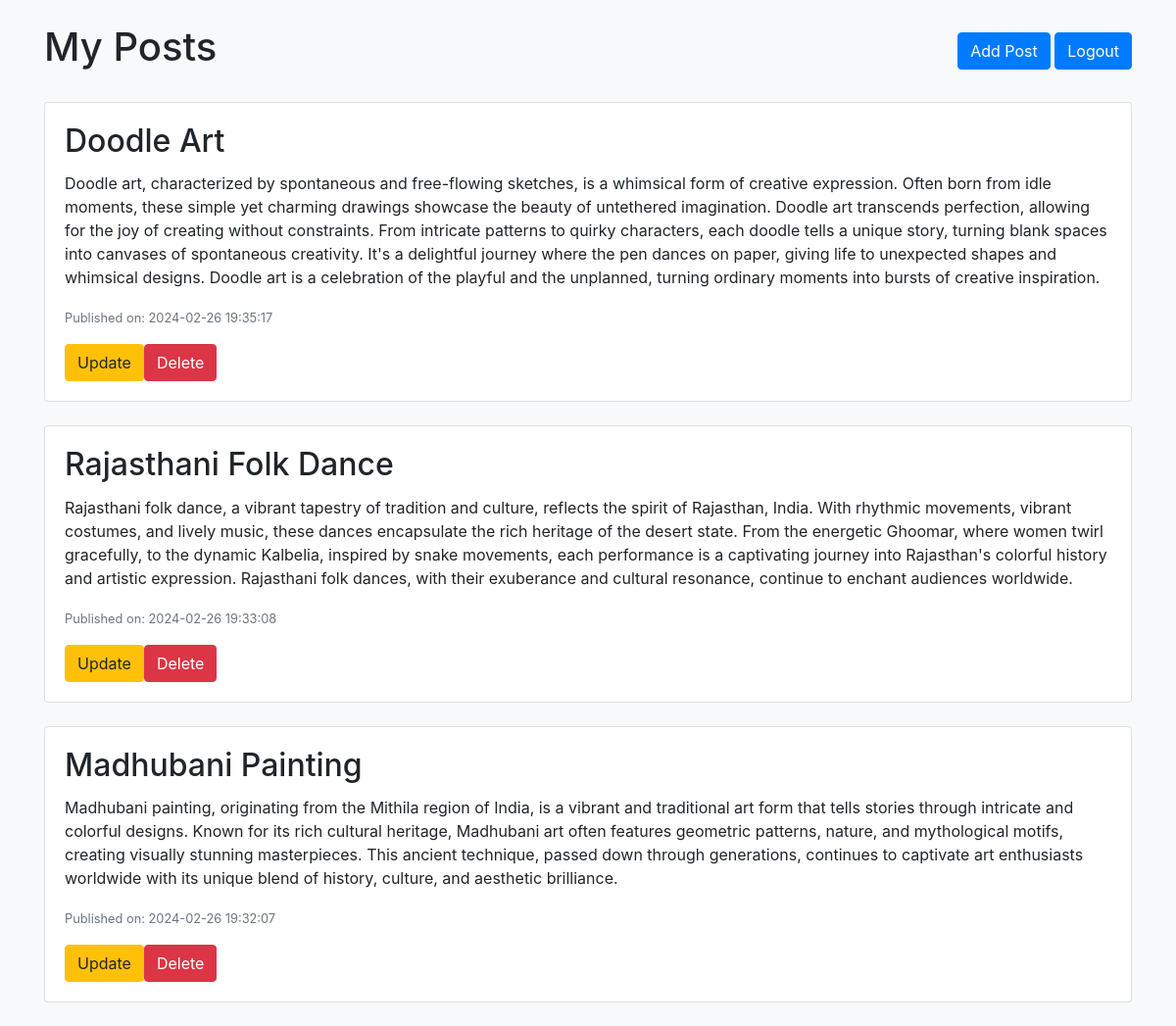
Screenshot of /user_dashboard.php (signed in) with the database file from the repository.
### tables this page shows
CREATE TABLE `blog_posts` (
  `post_id` int(11) NOT NULL,
  `user_id` int(11) NOT NULL,
  `title` varchar(255) NOT NULL,
  `image_url` varchar(255) NOT NULL,
  `content` text NOT NULL,
  `post_date` timestamp NOT NULL DEFAULT CURRENT_TIMESTAMP ON UPDATE CURRENT_TIMESTAMP
);

### user_dashboard.php (the view, shortened to what this page needs)
<?php
    include('connect.php');
    $user_id = $_SESSION['user_id'];
    $sql = "SELECT blog_posts.*
            FROM blog_posts
            JOIN users ON blog_posts.user_id = users.user_id
            WHERE blog_posts.user_id = $user_id
            ORDER BY blog_posts.post_date DESC";
    $result = $connect->query($sql);
?>
<!DOCTYPE html>
    <html lang="en">
    <head>
        <link rel="stylesheet" href="https://stackpath.bootstrapcdn.com/bootstrap/4.5.2/css/bootstrap.min.css">
        <link rel="stylesheet" href="style.css">
    </head>
    <body>
        <div class="container mt-4">
            <div class="d-flex justify-content-between align-items-center">
                <h1>My Posts</h1>
                <div>
                    <a href="addPost.php" class="btn btn-primary">Add Post</a>
                    <a href="logout.php" class="btn btn-primary">Logout</a>
                </div>
            </div>
            <div id="posts" class="mt-4">
                <?php
                    if ($result->num_rows > 0) {
                        while ($row = $result->fetch_assoc()) {
                            echo "<div class='card mb-4'>";
                            echo "<div class='card-body'>";
                            echo "<h2 class='card-title'>{$row['title']}</h2>";
                            echo "<p class='card-text'>{$row['content']}</p>";
                            echo "<p class='card-text'><small class='text-muted'>Published on: {$row['post_date']}</small></p>";
                            echo "<a href='updatePost.php?post_id={$row['post_id']}' class='btn btn-warning'>Update</a>";
                            echo "<a href='deletePost.php?post_id={$row['post_id']}' class='btn btn-danger'>Delete</a>";
                            echo "</div>";
                            echo "</div>";
                    }
                    } else {
                        echo "No posts found.";
                    }
                ?>
            </div>
        </div>
    </body>
</html>

### style.css (style rules this page uses)
body { display: flex; flex-direction: column; align-items: center; justify-content: flex-start; height: 100vh; margin: 0; background-color: #f8f9fa; }

### rows the page displays
blog_posts: title "Doodle Art", content "Doodle art, characterized by spontaneous and free-flowing sketches, is a whimsical form of creative expression. Often born from idle moments, these simple yet charming drawings showcase the beauty of untethered imagination. Doodle art transcends perfection, allowing for the joy of creating without constraints. From intricate patterns to quirky characters, each doodle tells a unique story, turning blank spaces into canvases of spontaneous creativity. It's a delightful journey where the pen dances on paper, giving life to unexpected shapes and whimsical designs. Doodle art is a celebration of the playful and the unplanned, turning ordinary moments into bursts of creative inspiration.", post_date "2024-02-26 19:35:17"
blog_posts: title "Rajasthani Folk Dance", content "Rajasthani folk dance, a vibrant tapestry of tradition and culture, reflects the spirit of Rajasthan, India. With rhythmic movements, vibrant costumes, and lively music, these dances encapsulate the rich heritage of the desert state. From the energetic Ghoomar, where women twirl gracefully, to the dynamic Kalbelia, inspired by snake movements, each performance is a captivating journey into Rajasthan's colorful history and artistic expression. Rajasthani folk dances, with their exuberance and cultural resonance, continue to enchant audiences worldwide.", post_date "2024-02-26 19:33:08"
blog_posts: title "Madhubani Painting", content "Madhubani painting, originating from the Mithila region of India, is a vibrant and traditional art form that tells stories through intricate and colorful designs. Known for its rich cultural heritage, Madhubani art often features geometric patterns, nature, and mythological motifs, creating visually stunning masterpieces. This ancient technique, passed down through generations, continues to captivate art enthusiasts worldwide with its unique blend of history, culture, and aesthetic brilliance.", post_date "2024-02-26 19:32:07"
